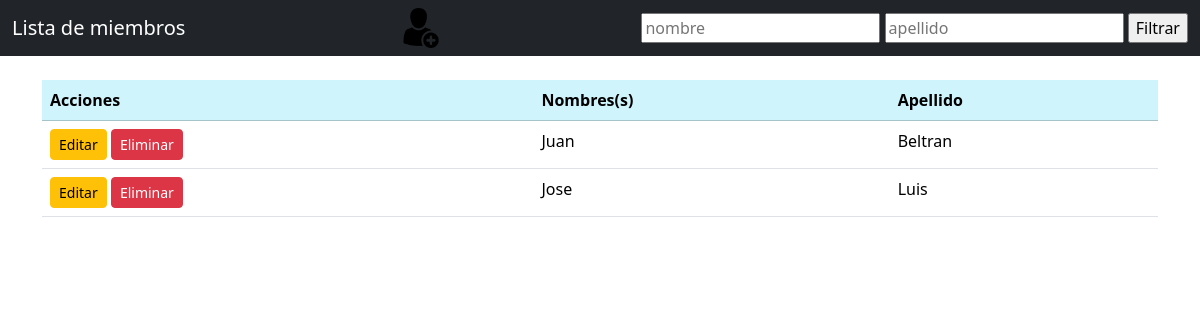
Before: / with the older database file.
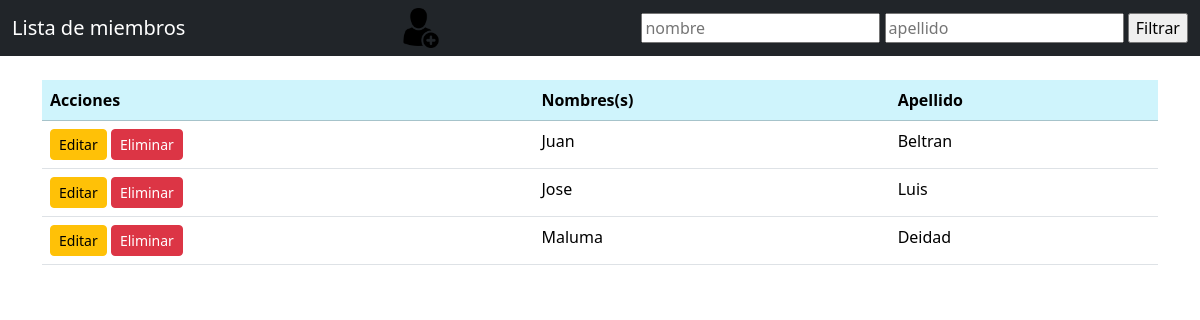
After: the same page with the newer database file.
### members/models.py (models this page shows)
class Member(models.Model):
  firstname = models.CharField(max_length=255)
  lastname = models.CharField(max_length=255)

### members/views.py (the view, shortened to what this page needs)
# urls.py: path("", views.MembersView.as_view(), name="miembros"),
class MembersView(View):
    def get(self, request):
        miembros = Member.objects.all()
        contexto = {"miembros": miembros}
        return render(request, "myfirst.html", contexto)

### members/templates/myfirst.html (shortened to what this page needs)
{% extends "base.html" %}
{% load static %}
{% block title %}
Lista de miembros <a href="{% url 'miembros_create' %}">
  <img src="{% static 'images/iconoCrearUsuario.png' %}" height="40" width="40">
</a>
<form method="post">
    <input type="text" name="fname" value="" placeholder="nombre">
    <input type="text" name="lname" value="" placeholder="apellido">
    <input type="submit" value="Filtrar">
</form>
{% endblock %}
{% block content %}
<div class="container mt-3">
  <table class="table table-hover">
    <thead>
      <tr class="table-info">
        <th>Acciones</th>
        <th>Nombres(s)</th>
        <th>Apellido</th>
      </tr>
    </thead>
    <tbody>
      {% for miembro in miembros %}
      <tr>
        <td>
          <a href="{% url 'miembros_update' miembro.id %}" class="btn btn-warning btn-sm">Editar</a>
          <a href="{% url 'miembros_delete' miembro.id %}" class="btn btn-danger btn-sm">Eliminar</a>
        </td>
        <td>{{ miembro.firstname }}</td>
        <td>{{ miembro.lastname }}</td>
      </tr>
      {% endfor %}
    </tbody>
  </table>
</div>
{% endblock %}

### members/templates/base.html (shortened to what this page needs)
<!DOCTYPE html>
<html lang="es">
<head>
  <link href="https://cdn.jsdelivr.net/npm/bootstrap@5.3.8/dist/css/bootstrap.min.css" rel="stylesheet">
</head>
<body style="height: 1500px;">
<nav class="navbar navbar-expand-sm bg-dark navbar-dark fixed-top">
  <div class="container-fluid">
    <a class="navbar-brand" href="#">
        {% block title %}{{ title }}{% endblock %}
    </a>
  </div>
</nav>
<div class="container-fluid" style="margin-top: 80px;">
    {% block content %}
    {% endblock %}
</div>
</body>
</html>

Changed rows visible on the page:
added Member: firstname "Maluma", lastname "Deidad"
